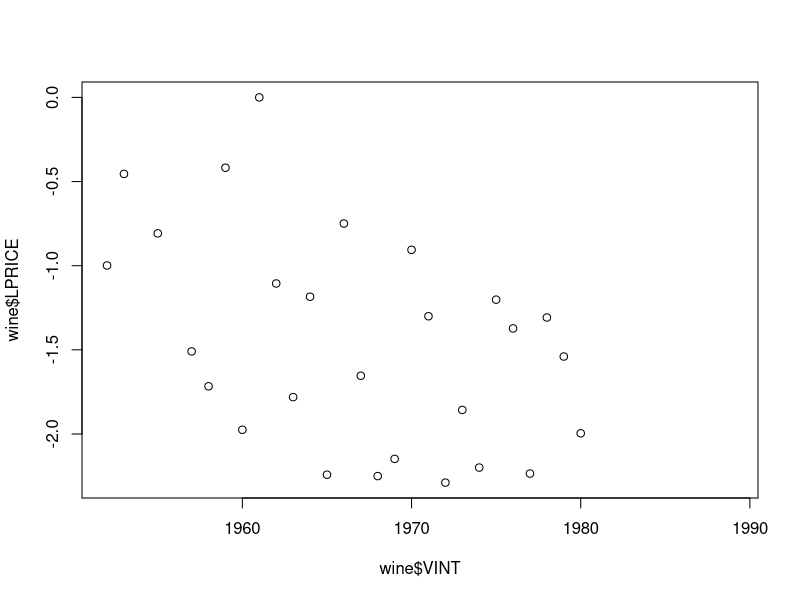
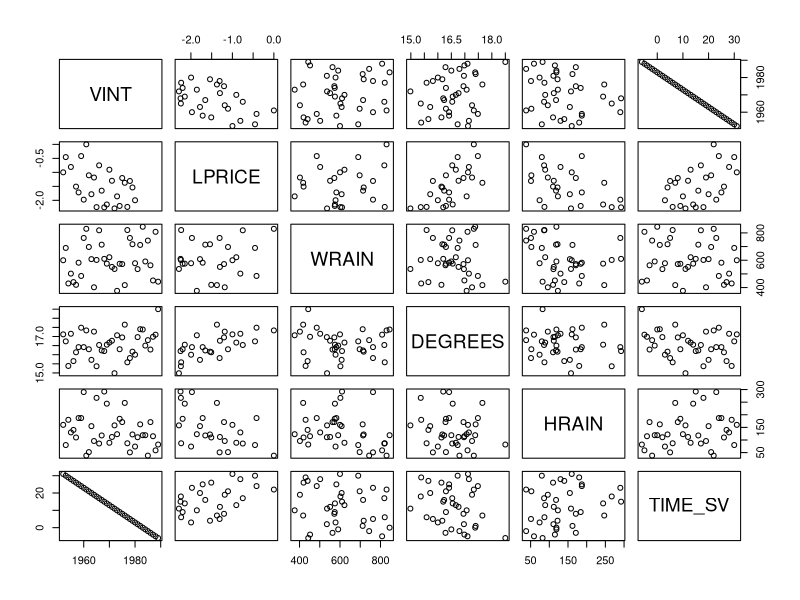
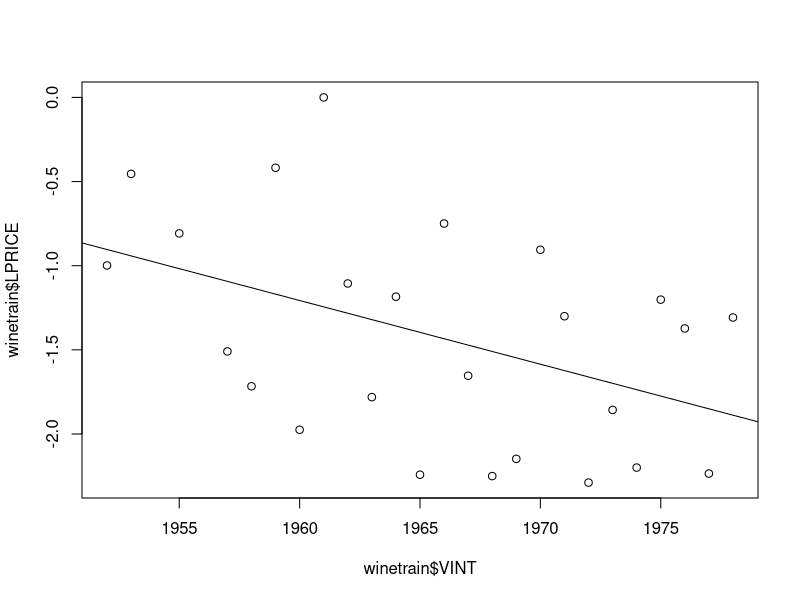
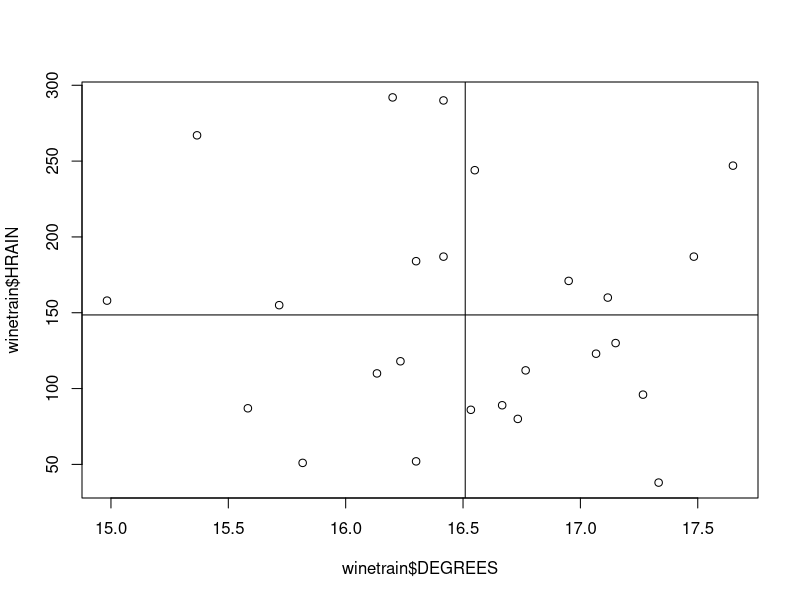
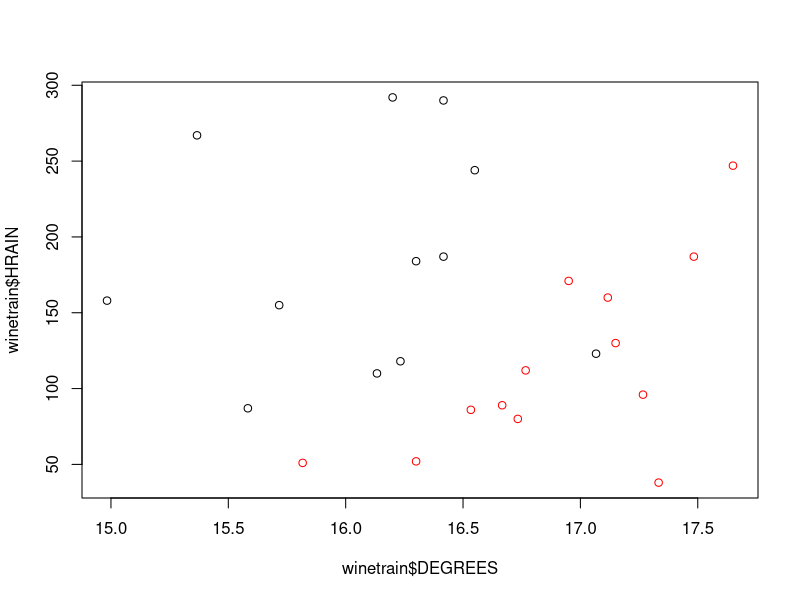
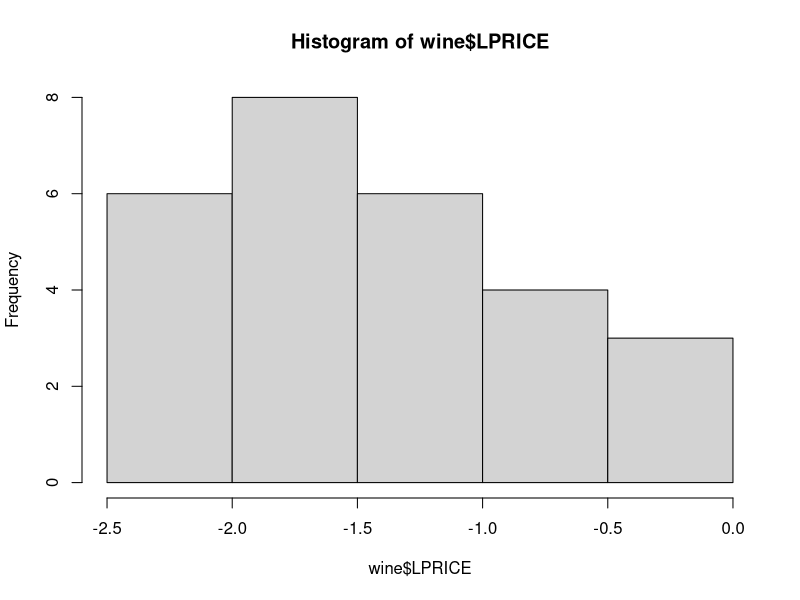
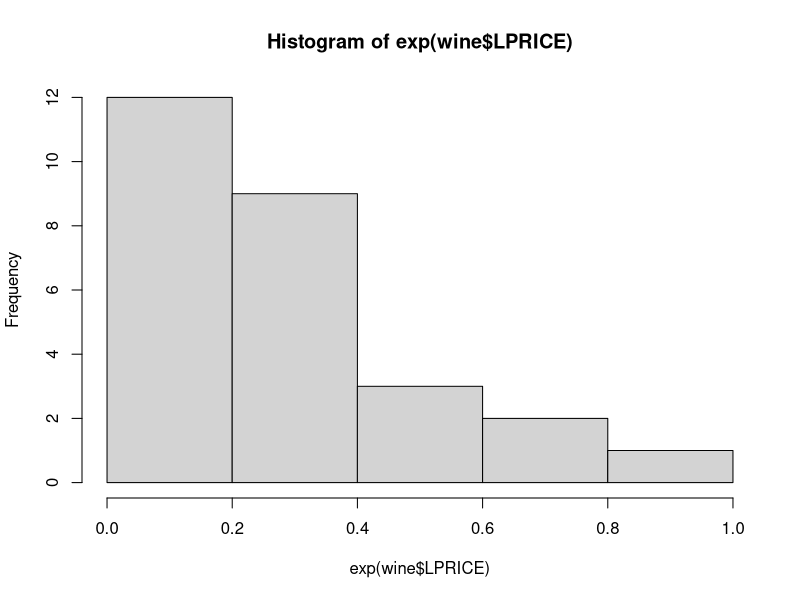

Reproduce these figures in R, in order.
## ---- chunk 1
wine <- read.csv("wine.csv")
str(wine)
summary(wine)
## ---- chunk 2
is.na(wine)
## ---- chunk 3
plot(wine$VINT,wine$LPRICE)
pairs(wine)
## ---- chunk 4
winetrain <- subset(wine,wine$VINT <= 1978 & !is.na(wine$LPRICE))
winetrain
winetest <- subset(wine,wine$VINT > 1978)
winetest
## ---- chunk 5
?lm
model1  <- lm(LPRICE~VINT,data=winetrain)
model1
summary(model1)
## ---- chunk 6
plot(winetrain$VINT,winetrain$LPRICE)
?abline
abline(model1)
## ---- chunk 7
model1$residuals
sse1 <- sum(model1$residuals^2)
sst1 <- sum((winetrain$LPRICE-mean(winetrain$LPRICE))^2)
1 - sse1/sst1
summary(model1)
## ---- chunk 8
model2  <- lm(LPRICE~WRAIN,data=winetrain)
summary(model2)
model3  <- lm(LPRICE~HRAIN,data=winetrain)
summary(model3)
model4  <- lm(LPRICE~DEGREES,data=winetrain)
summary(model4)
## ---- chunk 9
plot(winetrain$DEGREES,winetrain$HRAIN)
abline(h=mean(winetrain$HRAIN))
abline(v=mean(winetrain$DEGREES))
plot(winetrain$DEGREES,winetrain$HRAIN,col=ifelse(winetrain$LPRICE>=mean(winetrain$LPRICE),"red","black"))
## ---- chunk 10
model5  <- lm(LPRICE~DEGREES+HRAIN,data=winetrain)
summary(model5)
## ---- chunk 11
model6  <- lm(LPRICE~.,data=winetrain) #using all variables
summary(model6)
cor(winetrain)
model7  <- lm(LPRICE~VINT+WRAIN+DEGREES+HRAIN,data=winetrain)
summary(model7)
model7a <- lm(LPRICE~WRAIN+DEGREES+HRAIN,data=winetrain)
summary(model7a)
## ---- chunk 12
model4$coefficients
model4$residuals
confint(model4)
confint(model4,level=0.99)
## ---- chunk 13
str(winetest)
wineprediction7 <- predict(model7,newdata=winetest) #using predict to use model on test data
wineprediction7
sse7 <- sum((wineprediction7[1:2]-winetest$LPRICE[1:2])^2) #definition of SSE
sse7
sst <-sum((winetest$LPRICE[1:2]-mean(winetrain$LPRICE))^2) #definition of SST. Note that we are using the avg of the training set for the y bar
sst
1 - sse7/sst #This gives the Rsquare value
wineprediction4 <- predict(model4,newdata=winetest)
sse4 <- sum((wineprediction4[1:2]-winetest$LPRICE[1:2])^2)
1-sse4/sst
wineprediction5 <- predict(model5,newdata=winetest)
sse5 <- sum((wineprediction5[1:2]-winetest$LPRICE[1:2])^2)
1-sse5/sst
## ---- chunk 14
hist(wine$LPRICE)
hist(exp(wine$LPRICE))
